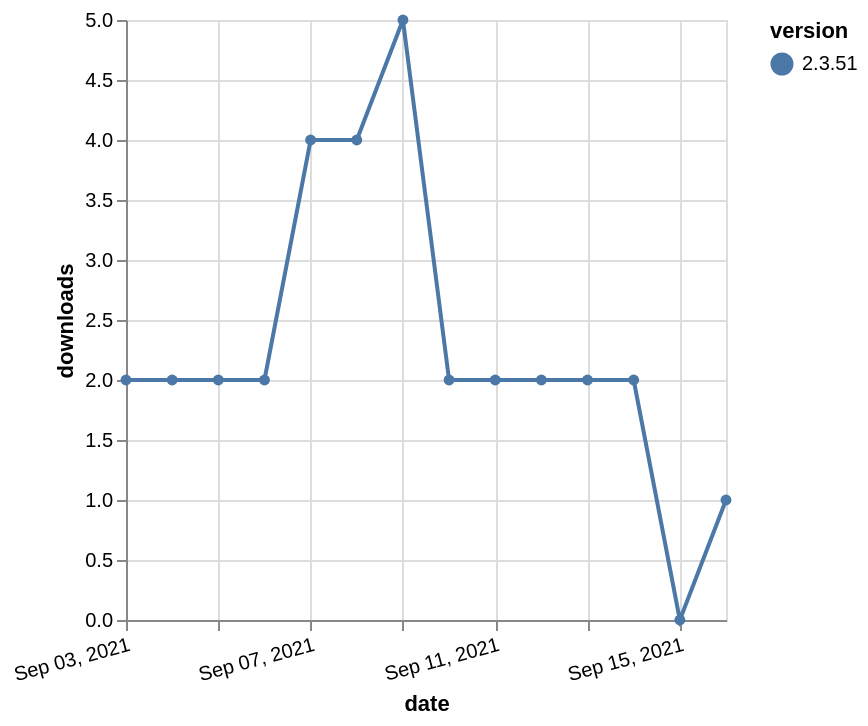

Describe this chart as a Vega-Lite specification.
### Vega-Lite specification from a JSON file in a GitHub repository (floating-point values rounded to 4 significant figures)
{"$schema": "https://vega.github.io/schema/vega-lite/v5.json", "description": "A simple bar chart with embedded data.", "data": {"values": [{"date": "2021-09-03", "total": 2219, "delta": 2, "version": "2.3.51"}, {"date": "2021-09-04", "total": 2221, "delta": 2, "version": "2.3.51"}, {"date": "2021-09-05", "total": 2223, "delta": 2, "version": "2.3.51"}, {"date": "2021-09-06", "total": 2225, "delta": 2, "version": "2.3.51"}, {"date": "2021-09-07", "total": 2229, "delta": 4, "version": "2.3.51"}, {"date": "2021-09-08", "total": 2233, "delta": 4, "version": "2.3.51"}, {"date": "2021-09-09", "total": 2238, "delta": 5, "version": "2.3.51"}, {"date": "2021-09-10", "total": 2240, "delta": 2, "version": "2.3.51"}, {"date": "2021-09-11", "total": 2242, "delta": 2, "version": "2.3.51"}, {"date": "2021-09-12", "total": 2244, "delta": 2, "version": "2.3.51"}, {"date": "2021-09-13", "total": 2246, "delta": 2, "version": "2.3.51"}, {"date": "2021-09-14", "total": 2248, "delta": 2, "version": "2.3.51"}, {"date": "2021-09-15", "total": 2248, "delta": 0, "version": "2.3.51"}, {"date": "2021-09-16", "total": 2249, "delta": 1, "version": "2.3.51"}]}, "width": "container", "mark": {"type": "line", "point": {"filled": true}}, "encoding": {"x": {"field": "date", "type": "temporal", "timeUnit": "yearmonthdate", "title": "date", "axis": {"labelAngle": -15}}, "y": {"field": "delta", "type": "quantitative", "title": "downloads"}, "color": {"field": "version", "type": "nominal"}, "tooltip": {"field": "delta"}}}
